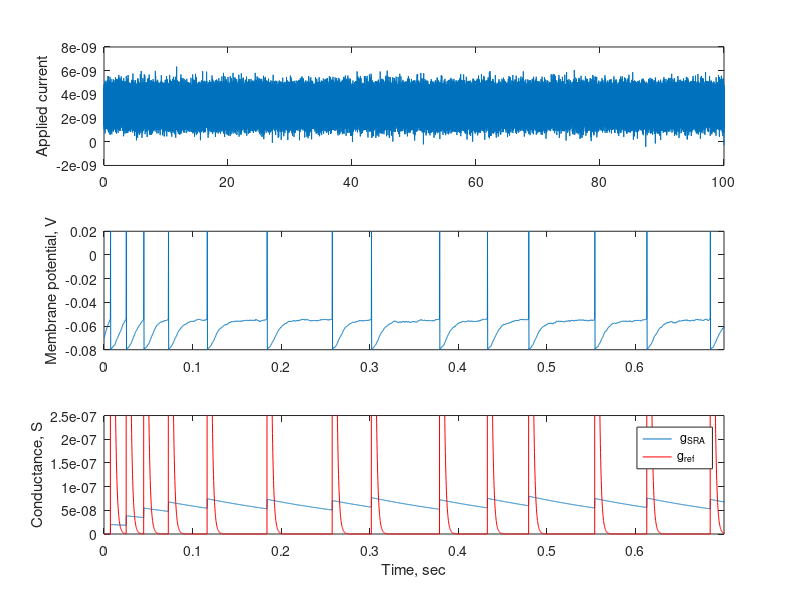

Write MATLAB code to recreate this figure.
% SRA_tref_LIF.m
% Leaky-integrate-and-fire neuron with spike rate adaptation and a
% refractory current.

clear

SRA_on = 1;         % set to zero to remove spike rate adaptation
gref_on = 1;        % set to zero to remove refractory conductance

E=-70e-3;
Rm=10e6;
tau_m=10e-3;
Vth=-54e-3;
Vreset=-80e-3;
Vspike = 20e-3;
E_K = -80e-3;       % reversal potential for spike-rate adaptation (SRA) and 
                    % refractory current

Iapp = 3e-9; 
dt=0.0002;
%Isigma = 0.4e-9/sqrt(dt);
Isigma = 0.01e-9/sqrt(dt);

tmax=100;
tpulse=0;
lengthpulse=tmax;
Nt=tmax/dt;
t=0:dt:tmax;
I=zeros(size(t));
V=zeros(size(t));
gsra=zeros(size(t));    % spike-rate adaptaion conductance
tau_sra = 0.2;          % time for spike-rate adaptation to decay
if ( SRA_on )
    delta_gsra = 20e-9;     % increase in spike-rate conductance per spike
else
    delta_gsra = 0;
end

gref=zeros(size(t));    % spike refractory conductance
tau_ref = 0.002;        % time for refractory conductance to decay
if ( gref_on )
    delta_gref = 5000e-9;     % increase in refractory conductance per spike
else
    delta_gref = 0;
end

V(1)=E;                 % begin simulation with membrane potential at leak level
gsra(1) = 0;            % initially no spike-rate adaptation
gref(1) = 0;            % initially no refractory current

spikes=zeros(size(t));  % vector to record spike times
for i = 1+tpulse/dt : (tpulse+lengthpulse)/dt
    I(i) = Iapp;        % applied current during a pulse
end
I = I + Isigma*randn(size(I));

for i = 2:Nt;
    
    % Next line solves tau_sra*(d gsra/dt) = -gsra
    gsra(i) = gsra(i-1)*(1-dt/tau_sra);
    % Next line solves tau_ref*(d gref/dt) = -gref
    gref(i) = gref(i-1)*(1-dt/tau_ref);
    
    if ( V(i-1) == Vspike ) 
        V(i) = Vreset;      % reset after spike
    else
        V(i) = V(i-1) + ...     %otherwise integrate 
            dt/tau_m*(E - V(i-1) +Rm*I(i-1) - ...
        (V(i-1)-E_K)*Rm*(gsra(i-1)+gref(i-1)) );
    
    end
    
    if V(i) > Vth       % if voltage is greater than threshold spike
        V(i) = Vspike;  % change voltage so we see the spike
        spikes(i) = 1;  % record the time of the spike
        gsra(i) = gsra(i-1) + delta_gsra;   % increase the spike-rate-daptation conductance
        gref(i) = gref(i-1) + delta_gref;   % increase the refractory conductance
    end
end

%clf;
figure(2);
clf
subplot(3,1,1);
plot(t,I);
ylabel('Applied current')
hold on;
subplot(3,1,2);
plot(t,V);
ylabel('Membrane potential, V')
axis([0 0.7 -0.08 0.02])
hold on;
subplot(3,1,3);
plot(t,gsra);
hold on
plot(t,gref,'r')
axis([0 0.7 0 2.5e-7])
xlabel('Time, sec')
ylabel('Conductance, S')
legend(' g_{SRA} ', 'g_{ref}')
